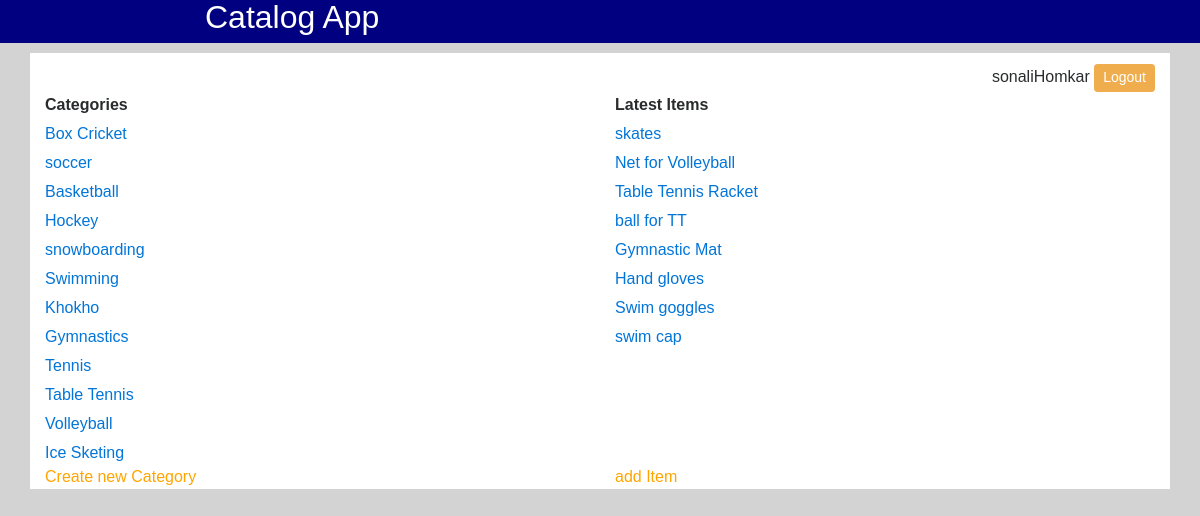
Page / (signed in) on the committed database.
### database_setup.py (models this page shows, shortened)
class Category(Base):
    __tablename__='category'
    id = Column(Integer,primary_key=True)
    catName = Column(String(80),nullable=False)
    userName = Column(String(80),ForeignKey('user.userName'))
    user = relationship(User)

class Item(Base):
    __tablename__ = 'sub_category'
    itemName = Column(String(80),nullable=False)
    id = Column(Integer,primary_key=True)
    description = Column(String(250))
    category_id = Column(Integer,ForeignKey('category.id'))
    category = relationship(Category)
    userName = Column(String(80),ForeignKey('user.userName'))
    user = relationship(User)

### ItemCatlog.py (the view)
@app.route('/')
def showCategory():
        if checkCookie():
            category = session.query(Category).all()
            items = session.query(Item).order_by(Item.id.desc()).limit(8).all()
            return render_template(
                    'category.html', category=category, items=items,
                    username=login_session['username'])
        else:
            return redirect(url_for('loginUser'))

### ItemCatlog.py (called while the page is built)
def checkCookie():
    if login_session.get('username'):
        return True

### templates/category.html (shortened to what this page needs)
{% extends "template.html" %}
{% block content %}
    <div class="container" style="background-color: white;margin-top: 10px;padding-top: 10px; ">
        <div class="row">
            <div class="col-md-12">
            </div>
        </div>
        <div class="row">
            <div class="col-md-12"  align="right">{{username}}
            <input type="button" class="btn btn-warning btn-sm" style=""  value="Logout"  onclick="window.location.href='{{ url_for( 'logout') }}';"  name="Logout">
        </div>
        </div>
        <div class="row" style="font-size: large;">
            <div class="col-md-6">
            </div>
            <div  class="col-md-6" >
            </div>
        </div>
        <div class="row vdivide">
            <div class="col-md-6 ">
                 <span><b>Categories</b></span>
                {% if not i %}
                {% for i in category %}
                <div style="padding-top: 5px;">
                <a href="#" onclick="getCategory({{i.id}})">{{ i.catName }}</a>
                </div>
                {% endfor %}
                {% else %}
                <div>No records to display Create new category</div>
                {% endif %}
            </div>
            <div id="subcategory" class="col-md-6" >
                <span><b>Latest Items</b></span>
                {% for i in items %}
                <div style="padding-top: 5px">
                    <a href='/ItemCatlog/{{i.id}}/displayItemDetail/'>{{i.itemName}}</a>
                </div>
                {% endfor %}
            </div>
        </div>
        <div class="row" >
            <div class="col-md-6">
                <a href='{{url_for('newCategory')}}' style="color:orange">Create new Category</a>
            </div>
            <div id="subcategory" class="col-md-6" >
                <a href="/ItemCatlog/addItem/" style="color:orange">add Item</a>
            </div>
        </div>
   </div>
   {% endblock %}

### templates/template.html (shortened to what this page needs)
<!DOCTYPE html>
<html>
    <head>
    <link rel="stylesheet" href="{{ url_for('static', filename='css/bootstrap.min.css')}}">
	<link rel="stylesheet" href="{{ url_for('static', filename='css/main.css')}}">
	<link rel="stylesheet" href="http://weloveiconfonts.com/api/?family=zocial"/>
    </head>
    <body style="background-color: lightgray;">
    	<div class="row" style="background-color: navy;">
            <div class="col-md-2 " ></div>
            <div class="col-md-7 text-left ">
                <h2 class="title-super text-thin " style="color:white;">Catalog App</h2>
            </div>
        </div>
    	{% block content %}
    	{% endblock %}
    </body>
</html>

### static/css/main.css (style rules this page uses)
﻿ html, body { font-family: Arial, sans-serif; height: 100%; }
.text-thin { font-weight: 300; }
input { font-size: 12px; }

### rows in the picture
Category: catName "Box Cricket"
Category: catName "soccer"
Category: catName "Basketball"
Category: catName "Hockey"
Category: catName "snowboarding"
Category: catName "Swimming"
Category: catName "Khokho"
Category: catName "Gymnastics"
Category: catName "Tennis"
Category: catName "Table Tennis"
Category: catName "Volleyball"
Category: catName "Ice Sketing"
Item: itemName "skates"
Item: itemName "Net for Volleyball"
Item: itemName "Table Tennis Racket"
Item: itemName "ball for TT"
Item: itemName "Gymnastic Mat"
Item: itemName "Hand gloves"
Item: itemName "Swim goggles"
Item: itemName "swim cap"

### other values in the picture
{{ username }} "sonaliHomkar"
